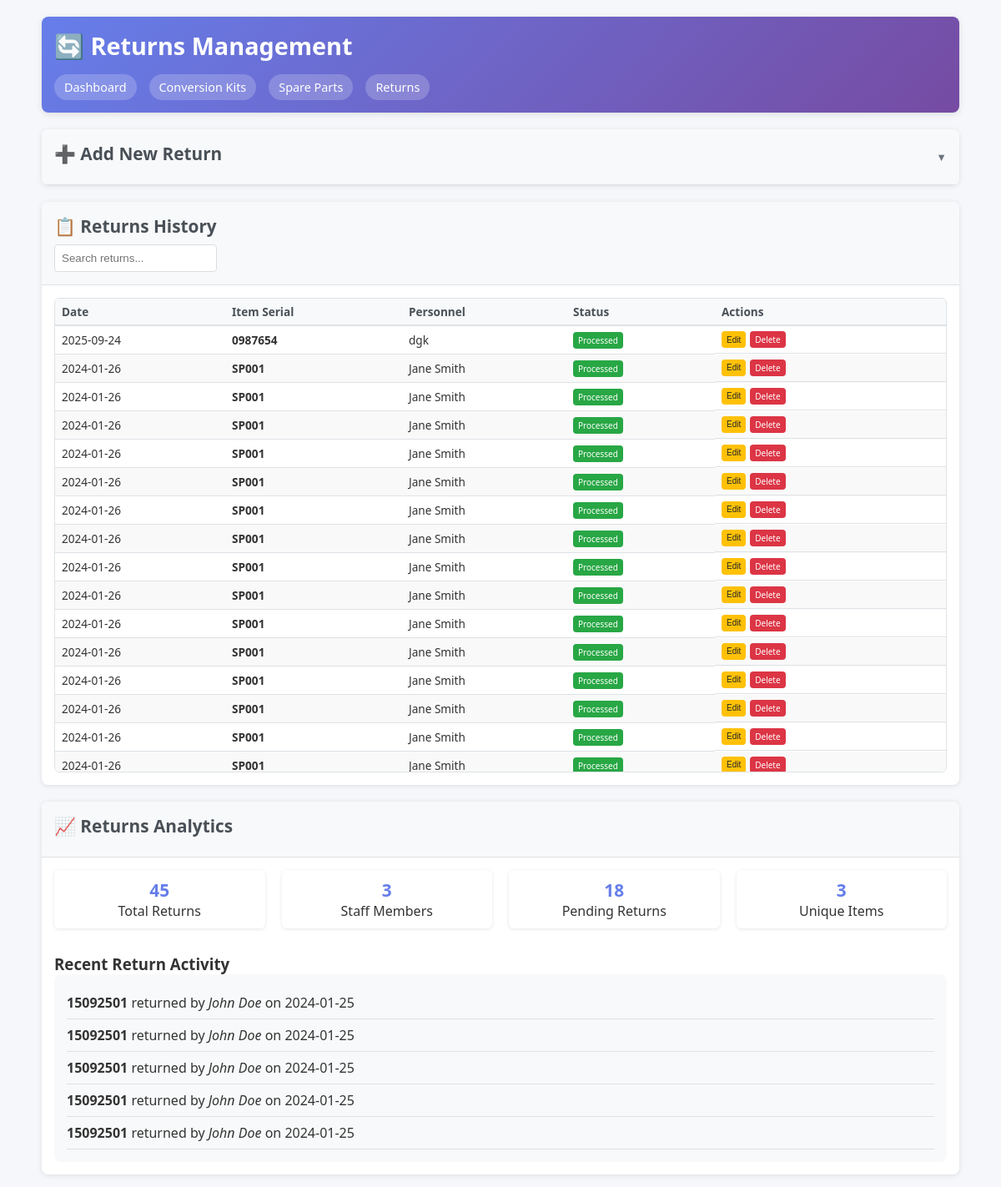
The page /returns on the database its author committed.
### tables this page shows
CREATE TABLE returns (
            id INTEGER PRIMARY KEY AUTOINCREMENT,
            date TEXT,
            item_serial TEXT,
            personnel TEXT,
            status TEXT DEFAULT 'pending',
            notes TEXT,
            processed_date TEXT,
            condition_rating INTEGER DEFAULT 5,
            FOREIGN KEY (item_serial) REFERENCES items(serial)
        );

### app.py (the view)
@app.route('/returns')
def returns():
    try:
        conn = database.get_db_connection()
        returns_list = conn.execute('SELECT * FROM returns ORDER BY date DESC').fetchall()
        conn.close()
        return render_template('returns.html', returns=returns_list)
    except Exception as e:
        database.init_db()
        return redirect(url_for('returns'))

### database.py (called while the page is built)
def get_db_connection():
    db_path = os.environ.get('DATABASE_PATH', 'inventory.db')
    conn = sqlite3.connect(db_path)
    conn.row_factory = sqlite3.Row
    return conn

### templates/returns.html (shortened to what this page needs)
<!DOCTYPE html>
<html lang="en">
<head>
    <link rel="stylesheet" href="{{ url_for('static', filename='style.css') }}">
</head>
<body>
    <div class="container">
        <div class="header">
            <h1>🔄 Returns Management</h1>
            <nav class="nav">
                <a href="/">Dashboard</a>
                <a href="/conversion_kits">Conversion Kits</a>
                <a href="/spare_parts">Spare Parts</a>
                <a href="/returns">Returns</a>
            </nav>
        </div>
        <div class="section">
            <div class="section-header dropdown-toggle" onclick="toggleDropdown('addReturnDropdown')">
                <h2>➕ Add New Return</h2>
                <span class="dropdown-arrow">▼</span>
            </div>
        </div>
        <div class="section">
            <div class="section-header">
                <h2>📋 Returns History</h2>
                <input type="text" id="returnsSearch" placeholder="Search returns..." onkeyup="searchTable('returnsSearch', 'returnsTable')" style="padding: 8px; border: 1px solid #ddd; border-radius: 4px;">
            </div>
            <div class="section-content scrollable-content">
                <div class="table-wrapper">
                    <table id="returnsTable">
                        <thead>
                            <tr><th>Date</th><th>Item Serial</th><th>Personnel</th><th>Status</th><th>Actions</th></tr>
                        </thead>
                        <tbody>
                            {% for ret in returns %}
                            <tr>
                                <td>{{ ret['date'] }}</td>
                                <td><strong>{{ ret['item_serial'] }}</strong></td>
                                <td>{{ ret['personnel'] }}</td>
                                <td>
                                    {% set status = ret['status'] or 'pending' %}
                                    <span class="btn btn-sm {% if status == 'processed' %}btn-success{% elif status == 'pending' %}btn-warning{% else %}btn-danger{% endif %}">
                                        {{ status.title() }}
                                    </span>
                                </td>
                                <td class="actions">
                                    <button class="btn btn-warning btn-sm" onclick="editReturn({{ ret['id'] }}, '{{ ret['date'] }}', '{{ ret['item_serial'] }}', '{{ ret['personnel'] }}', '{{ ret['status'] or 'pending' }}', '{{ ret['notes'] or '' }}')">Edit</button>
                                    <a href="/delete_return/{{ ret['id'] }}" class="btn btn-danger btn-sm" onclick="return confirm('Delete this return record?')">Delete</a>
                                </td>
                            </tr>
                            {% endfor %}
                        </tbody>
                    </table>
                </div>
            </div>
        </div>
        <div class="section">
            <div class="section-header">
                <h2>📈 Returns Analytics</h2>
            </div>
            <div class="section-content scrollable-content">
                <div style="display: grid; grid-template-columns: repeat(auto-fit, minmax(200px, 1fr)); gap: 20px;">
                    <div class="stat-card">
                        <div class="stat-number">{{ returns|length }}</div>
                        <div>Total Returns</div>
                    </div>
                    <div class="stat-card">
                        <div class="stat-number">{{ returns|map(attribute='personnel')|unique|list|length }}</div>
                        <div>Staff Members</div>
                    </div>
                    <div class="stat-card">
                        <div class="stat-number">{{ returns|selectattr('status', 'equalto', 'pending')|list|length }}</div>
                        <div>Pending Returns</div>
                    </div>
                    <div class="stat-card">
                        <div class="stat-number">{{ returns|map(attribute='item_serial')|unique|list|length }}</div>
                        <div>Unique Items</div>
                    </div>
                </div>
                <div style="margin-top: 30px;">
                    <h3>Recent Return Activity</h3>
                    <div style="background: #f8f9fa; padding: 15px; border-radius: 8px;">
                        {% if returns %}
                            {% for ret in returns[-5:] %}
                            <div style="padding: 8px 0; border-bottom: 1px solid #dee2e6;">
                                <strong>{{ ret['item_serial'] }}</strong> returned by <em>{{ ret['personnel'] }}</em> on {{ ret['date'] }}
                            </div>
                            {% endfor %}
                        {% else %}
                            <p style="color: #6c757d; margin: 0;">No recent return activity</p>
                        {% endif %}
                    </div>
                </div>
            </div>
        </div>
    </div>
</body>
</html>

### static/style.css (style rules this page uses)
* { margin: 0; padding: 0; box-sizing: border-box; }
html { font-size: clamp(14px, 2vw, 16px); }
body { font-family: 'Segoe UI', Tahoma, Geneva, Verdana, sans-serif; background: #f5f7fa; color: #333; min-height: 100vh; overflow-x: hidden; }
.container { max-width: 95vw; margin: 0 auto; padding: clamp(10px, 3vw, 20px); height: 100vh; overflow-y: auto; }
.header { background: linear-gradient(135deg, #667eea 0%, #764ba2 100%); color: white; padding: 15px; margin-bottom: 20px; border-radius: 8px; box-shadow: 0 2px 8px rgba(0,0,0,0.1); }
.header h1 { font-size: 1.8rem; margin-bottom: 8px; }
.nav { display: flex; gap: clamp(8px, 2vw, 15px); margin-top: clamp(10px, 3vw, 15px); flex-wrap: wrap; }
.nav a { color: white; text-decoration: none; padding: 6px 12px; background: rgba(255,255,255,0.2); border-radius: 20px; transition: all 0.3s; font-size: 0.9rem; }
.stat-card { background: white; padding: 10px 12px; border-radius: 6px; box-shadow: 0 1px 4px rgba(0,0,0,0.1); text-align: center; }
.stat-number { font-size: 1.3rem; font-weight: bold; color: #667eea; }
.section { background: white; margin-bottom: 20px; border-radius: 8px; box-shadow: 0 1px 6px rgba(0,0,0,0.1); overflow: hidden; display: flex; flex-direction: column; }
.section-header { background: #f8f9fa; padding: 15px; border-bottom: 1px solid #dee2e6; flex-shrink: 0; }
.section-header h2 { color: #495057; margin-bottom: 8px; font-size: 1.3rem; }
.section-content { padding: 15px; overflow-y: auto; flex: 1; min-height: 0; }
table { width: 100%; border-collapse: collapse; margin-bottom: clamp(15px, 3vw, 20px); font-size: clamp(0.8rem, 2vw, 0.9rem); }
.table-wrapper { overflow: auto; -webkit-overflow-scrolling: touch; max-height: 40vh; position: relative; border: 1px solid #dee2e6; border-radius: 6px; }
th, td { padding: 6px 8px; text-align: left; border-bottom: 1px solid #dee2e6; font-size: 0.85rem; }
th { background: #f8f9fa; font-weight: 600; color: #495057; position: sticky; top: 0; z-index: 10; border-bottom: 2px solid #dee2e6; }
tbody tr:nth-child(even) { background-color: #f9f9f9; }
.btn { padding: 6px 12px; border: none; border-radius: 4px; cursor: pointer; font-size: 12px; transition: all 0.3s; text-decoration: none; display: inline-block; }
.btn-success { background: #28a745; color: white; }
.btn-danger { background: #dc3545; color: white; }
.btn-warning { background: #ffc107; color: #212529; }
.btn-sm { padding: 3px 6px; font-size: 10px; }
.actions { display: flex; gap: 5px; }
.scrollable-content { scrollbar-width: thin; scrollbar-color: #ccc #f1f1f1; scroll-behavior: smooth; }
.dropdown-toggle { cursor: pointer; user-select: none; display: flex; align-items: center; justify-content: space-between; transition: background-color 0.2s ease; }
.dropdown-arrow { transition: transform 0.3s ease; font-size: 0.8em; color: #6c757d; }

### rows shown on the page
returns: date "2025-09-24", item_serial "0987654", personnel "dgk", title "Processed"
returns: date "2024-01-26", item_serial "SP001", personnel "Jane Smith", title "Processed"
returns: date "2024-01-26", item_serial "SP001", personnel "Jane Smith", title "Processed"
returns: date "2024-01-26", item_serial "SP001", personnel "Jane Smith", title "Processed"
returns: date "2024-01-26", item_serial "SP001", personnel "Jane Smith", title "Processed"
returns: date "2024-01-26", item_serial "SP001", personnel "Jane Smith", title "Processed"
returns: date "2024-01-26", item_serial "SP001", personnel "Jane Smith", title "Processed"
returns: date "2024-01-26", item_serial "SP001", personnel "Jane Smith", title "Processed"
returns: date "2024-01-26", item_serial "SP001", personnel "Jane Smith", title "Processed"
returns: date "2024-01-26", item_serial "SP001", personnel "Jane Smith", title "Processed"
returns: date "2024-01-26", item_serial "SP001", personnel "Jane Smith", title "Processed"
returns: date "2024-01-26", item_serial "SP001", personnel "Jane Smith", title "Processed"
returns: date "2024-01-26", item_serial "SP001", personnel "Jane Smith", title "Processed"
returns: date "2024-01-26", item_serial "SP001", personnel "Jane Smith", title "Processed"
returns: date "2024-01-26", item_serial "SP001", personnel "Jane Smith", title "Processed"
returns: date "2024-01-26", item_serial "SP001", personnel "Jane Smith", title "Processed"
returns: item_serial "15092501", personnel "John Doe", date "2024-01-25"
returns: item_serial "15092501", personnel "John Doe", date "2024-01-25"
returns: item_serial "15092501", personnel "John Doe", date "2024-01-25"
returns: item_serial "15092501", personnel "John Doe", date "2024-01-25"
returns: item_serial "15092501", personnel "John Doe", date "2024-01-25"

### other values the page prints
{{ returns|length }} "45"
{{ returns|map(attribute='personnel')|unique|list|length }} "3"
{{ returns|selectattr('status', 'equalto', 'pending')|list|length }} "18"
{{ returns|map(attribute='item_serial')|unique|list|length }} "3"
